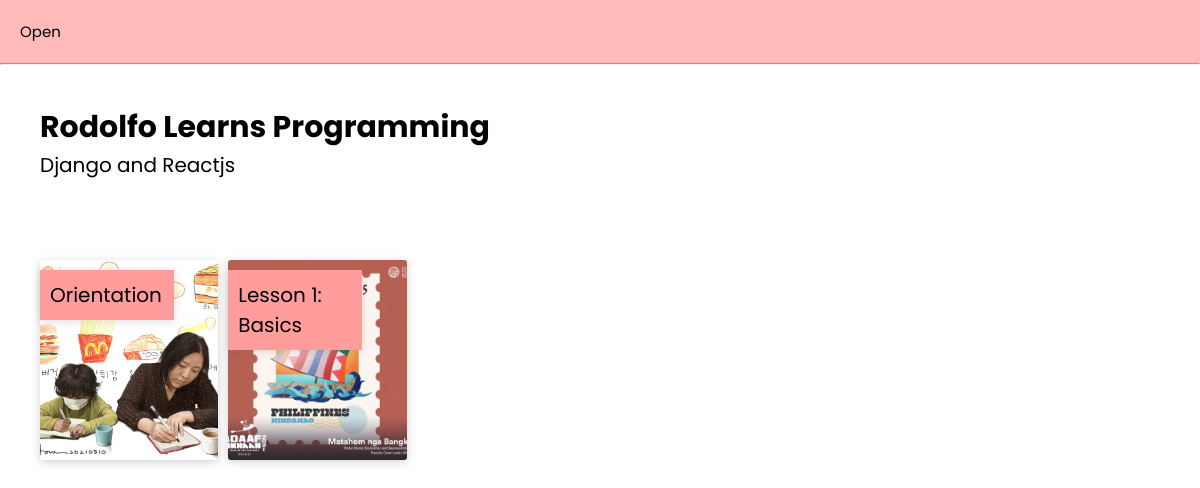
Page /class/2 on the committed database.
### base/models.py (models this page shows, shortened)
class Clase(models.Model):
    host = models.ForeignKey(User, on_delete=models.SET_NULL,null=True )
    topic = models.ForeignKey(Topic, on_delete=models.SET_NULL,null=True)
    name = models.CharField(max_length=200)
    modules = models.ManyToManyField(Module, related_name='modules', blank=True)
    description = models.TextField(null=True, blank=True)
    updated = models.DateTimeField(auto_now=True)
    created = models.DateTimeField(auto_now_add=True)
    progress = models.IntegerField(default=0)

class Module(models.Model):
    tasks = models.ManyToManyField(ModuleTask, related_name='tasks', blank=True)
    aula = models.ForeignKey('Clase', on_delete=models.CASCADE, null=True)
    name = models.CharField(max_length=200)
    image = models.ImageField(null=True, blank=True)
    description = models.TextField(null=True, blank=True)
    status = models.BooleanField(default=False)

### base/views.py (the view)
# urls.py: path('class/<str:pk>', views.Class, name='class'),
def Class(request, pk):
    class1 = Clase.objects.get(id=pk)
    modules = Module.objects.all()
    context = {'class1': class1, 'modules': modules}
    return render(request, 'base/clase.html', context)

### base/templates/base/clase.html (shortened to what this page needs)
{% extends 'main.html' %}
{% load static %}
{% static 'images' as base_url %}
{% block content %}
<div class="header">
    <h2>{{class1.name}}</h2>
    <span>{{class1.description}}</span>
</div>
<div class="modules">
{% for module in modules %}
<div class="module-card" style="background-image: url('../static/images/{{module.image}}');">
    <div class="module-name">{{module.name}}</div>
</div>
{% endfor %}
</div>
{% endblock %}

### templates/main.html (style rules this page uses)
* { margin: 0; padding: 0; box-sizing: border-box; }
html { font-size: 62.5% ; font-family: 'Poppins', sans-serif; }
.header { font-size: 2rem; padding: 4rem; }

### base/templates/base/clase.html (style rules this page uses)
.modules { padding: 4rem; display: grid; grid-template-columns: 1fr 1fr 1fr 1fr 1fr 1fr; grid-gap: 1rem; }
.module-card { cursor: pointer; height: 20rem; padding-top: 1rem; background-color: rgb(255, 157, 157); font-size: 2rem; transition: transform .4s; background-size: cover; background-position: bottom; box-shadow: rgba(99, 99, 99, 0.3) 0px 2px 8px 0px; border-radius: 3px; }
.module-name { padding: 1rem; width: 75%; background-color: rgb(255, 157, 157); box-shadow: rgba(99, 99, 99, 0.2) 0px 2px 8px 0px; }

### rows in the picture
Clase: name "Rodolfo Learns Programming", description "Django and Reactjs"
Module: image (picture), name "Orientation"
Module: image (picture), name "Lesson 1: Basics"
